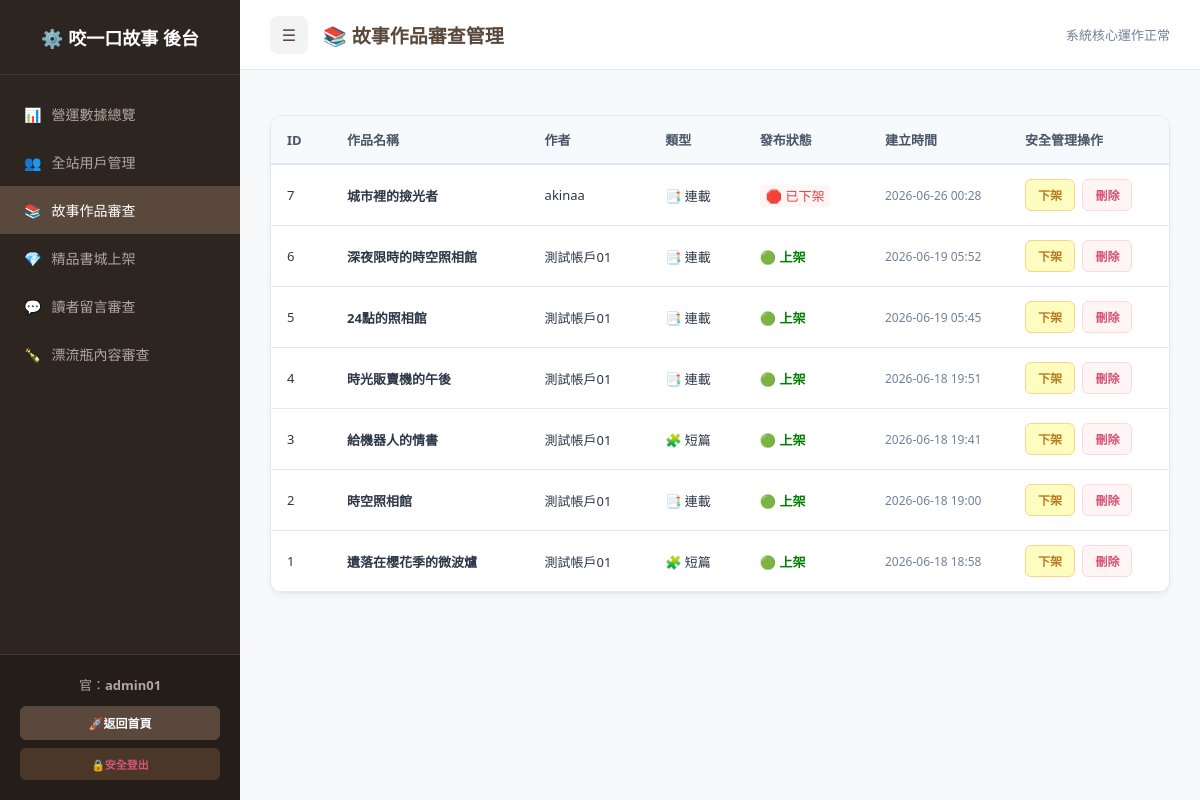
/期末報告/admin.php?page=stories (signed in), run on the app's committed database.
### tables this page shows
CREATE TABLE `users` (
  `id` int(11) NOT NULL,
  `username` varchar(50) NOT NULL,
  `nickname` varchar(50) NOT NULL,
  `email` varchar(100) NOT NULL,
  `password` varchar(255) NOT NULL,
  `role` enum('user','admin') NOT NULL DEFAULT 'user' COMMENT '權限角色',
  `is_muted` tinyint(1) NOT NULL DEFAULT 0 COMMENT '0=正常, 1=禁言',
  `is_contracted` tinyint(1) NOT NULL DEFAULT 0 COMMENT '0:一般作者, 1:簽約作者',
  `donuts` int(11) NOT NULL DEFAULT 0 COMMENT '甜甜圈點數',
  `wheat` int(11) NOT NULL DEFAULT 0 COMMENT '麥穗點數',
  `reset_token` varchar(255) DEFAULT NULL,
  `created_at` timestamp NOT NULL DEFAULT current_timestamp(),
  `avatar` varchar(255) DEFAULT 'https://i.pravatar.cc/100?img=47' COMMENT '大頭貼網址',
  `bio` text DEFAULT '喜歡溫暖的故事與夜晚的咖啡，每天讀一點點。' COMMENT '個人簡介',
  `exp` int(11) DEFAULT 0 COMMENT '經驗值',
  `level` int(11) DEFAULT 1 COMMENT '等級',
  `gender` varchar(10) DEFAULT '不公開',
  `genre` varchar(100) DEFAULT NULL,
  `show_gender` tinyint(1) DEFAULT 1,
  `show_genre` tinyint(1) DEFAULT 1,
  `show_stats` tinyint(1) DEFAULT 1,
  `signin_streak` int(11) DEFAULT 0,
  `total_signins` int(11) DEFAULT 0,
  `last_signin_date` date DEFAULT NULL
);

CREATE TABLE `stories` (
  `id` int(11) NOT NULL,
  `user_id` int(11) NOT NULL COMMENT '作者ID',
  `type` enum('single','serial') DEFAULT 'serial' COMMENT '作品類型: single短篇一發完, serial長篇連載',
  `title` varchar(100) NOT NULL,
  `intro` varchar(255) DEFAULT NULL COMMENT '一句話引文',
  `tags` varchar(255) DEFAULT NULL COMMENT '逗號分隔的標籤，例: 奇幻,愛情',
  `status` varchar(20) DEFAULT 'ongoing' COMMENT '故事狀態: ongoing連載中, completed已完結',
  `created_at` timestamp NOT NULL DEFAULT current_timestamp(),
  `cover_type` varchar(50) DEFAULT 'none' COMMENT 'none:無封面, upload:自訂上傳, style1~style10:內建風格',
  `cover_image` varchar(255) DEFAULT NULL COMMENT '上傳的圖片檔案路徑或內建風格的顏色/樣式設定'
);

### 期末報告/admin_db.php (called while the page is built, shortened)
<?php
require_once 'db.php';
$check_stmt = $pdo->prepare("SELECT role, username, nickname FROM users WHERE id = ?");
$check_stmt->execute([$_SESSION['user_id']]);
$current_admin = $check_stmt->fetch(PDO::FETCH_ASSOC);
$admin_display_name = !empty($current_admin['nickname']) ? $current_admin['nickname'] : $current_admin['username'];

### 期末報告/admin.php (the view, shortened to what this page needs)
<?php
require_once 'admin_db.php';
$page = $_GET['page'] ?? 'dashboard';
$stats = [];
$stories_list = [];
if ($page === 'dashboard') {
    $stats['total_users']   = $pdo->query("SELECT COUNT(*) FROM users")->fetchColumn();
    $stats['total_stories'] = $pdo->query("SELECT COUNT(*) FROM stories")->fetchColumn();
    $stats['total_donuts']  = $pdo->query("SELECT SUM(donuts) FROM users")->fetchColumn() ?? 0;
    $stats['total_mutes']   = $pdo->query("SELECT COUNT(*) FROM users WHERE is_muted = 1")->fetchColumn();
    $stats['total_comments'] = $pdo->query("SELECT COUNT(*) FROM chapter_annotations")->fetchColumn();
    $stats['total_bottles'] = $pdo->query("SELECT COUNT(*) FROM drifting_bottles")->fetchColumn();
    $stats['total_shop_books'] = $pdo->query("SELECT COUNT(*) FROM books")->fetchColumn();
    $stats['total_shop_chapters'] = $pdo->query("SELECT COUNT(*) FROM shop_book_chapters")->fetchColumn();
} elseif ($page === 'users') {
    $users_list = $pdo->query("SELECT id, username, nickname, email, role, is_muted, donuts, wheat FROM users ORDER BY id DESC")->fetchAll(PDO::FETCH_ASSOC);
} elseif ($page === 'stories') {
    $stories_list = $pdo->query("SELECT s.*, u.username, u.nickname FROM stories s JOIN users u ON s.user_id = u.id ORDER BY s.id DESC")->fetchAll(PDO::FETCH_ASSOC);
}
?>
<!DOCTYPE html>
<html lang="zh-Hant">
<head>
</head>
<body>
    <aside class="admin-sidebar" id="sidebar">
        <div>
            <div class="sidebar-brand"><span>⚙️ 咬一口故事 後台</span></div>
            <ul class="sidebar-menu">
                <li class="<?= $page === 'dashboard' ? 'active' : '' ?>"><a href="admin.php?page=dashboard">📊<span class="menu-text">營運數據總覽</span></a></li>
                <li class="<?= $page === 'users' ? 'active' : '' ?>"><a href="admin.php?page=users">👥<span class="menu-text">全站用戶管理</span></a></li>
                <li class="<?= $page === 'stories' ? 'active' : '' ?>"><a href="admin.php?page=stories">📚<span class="menu-text">故事作品審查</span></a></li>
                <li class="<?= $page === 'shop_books' ? 'active' : '' ?>"><a href="admin.php?page=shop_books">💎<span class="menu-text">精品書城上架</span></a></li>
                <li class="<?= $page === 'comments' ? 'active' : '' ?>"><a href="admin.php?page=comments">💬<span class="menu-text">讀者留言審查</span></a></li>
                <li class="<?= $page === 'bottles' ? 'active' : '' ?>"><a href="admin.php?page=bottles">🍾<span class="menu-text">漂流瓶內容審查</span></a></li>
            </ul>
        </div>
        <div class="sidebar-footer" style="padding: 20px; border-top: 1px solid #463830; font-size: 13px; color: #b3a7a0; background-color: #241d1a; text-align: center;">
            <div style="margin-bottom: 12px; white-space: nowrap; overflow: hidden;">官：<strong><?= htmlspecialchars($admin_display_name ?? '管理員') ?></strong></div>
            <a href="index.php" style="display: block; background-color: var(--admin-primary); color: #fff; text-decoration: none; padding: 8px; border-radius: 6px; margin-bottom: 8px; font-weight: bold; font-size: 12px;">🚀<span>返回首頁</span></a>
            <a href="logout.php" style="display: block; background-color: #4a3728; color: #d6557a; text-decoration: none; padding: 8px; border-radius: 6px; font-weight: bold; font-size: 11px;" onclick="return confirm('確定要安全登出嗎？')">🔒<span>安全登出</span></a>
        </div>
    </aside>
    <main class="admin-main">
        <header class="admin-header">
            <div style="display: flex; align-items: center;">
                <button class="toggle-sidebar-btn" id="toggleSidebar" title="展開/折疊側邊欄">☰</button>
                <h2 style="color: var(--admin-primary); font-size: 19px;">
                    <?php
                        if($page === 'stories') echo "📚 故事作品審查管理";
                    ?>
                </h2>
            </div>
            <span style="font-size: 13px; color: #718096;">系統核心運作正常</span>
        </header>
        <div class="admin-container">
            <?php if($page === 'dashboard'): ?>
                <div style="display: grid; grid-template-columns: repeat(4, 1fr); gap: 20px; margin-bottom: 24px;">
                    <div class="stat-card" style="border-left: 4px solid #4a5568;">
                        <h3 style="color: #4a5568;">👥 註冊會員總數</h3>
                        <div class="value" style="color: #2d3748;"><?= $stats['total_users'] ?? 0 ?> 人</div>
                    </div>
                    <div class="stat-card" style="border-left: 4px solid #4c51bf;">
                        <h3 style="color: #4c51bf;">📚 全站連載故事</h3>
                        <div class="value" style="color: #4c51bf;"><?= $stats['total_stories'] ?? 0 ?> 部</div>
                    </div>
                    <div class="stat-card" style="border-left: 4px solid #b7791f;">
                        <h3 style="color: #b7791f;">💎 精品書城總數</h3>
                        <div class="value" style="color: #b7791f;"><?= $stats['total_shop_books'] ?? 0 ?> 本</div>
                    </div>
                    <div class="stat-card" style="border-left: 4px solid #319795;">
                        <h3 style="color: #319795;">📖 精品總章節數</h3>
                        <div class="value" style="color: #319795;"><?= $stats['total_shop_chapters'] ?? 0 ?> 章</div>
                    </div>
                    <div class="stat-card" style="border-left: 4px solid #2b6cb0;">
                        <h3 style="color: #2b6cb0;">🍾 流通漂流瓶數</h3>
                        <div class="value" style="color: #2b6cb0;"><?= $stats['total_bottles'] ?? 0 ?> 個</div>
                    </div>
                    <div class="stat-card" style="border-left: 4px solid #dd6b20;">
                        <h3 style="color: #dd6b20;">🍩 讀者甜甜圈總量</h3>
                        <div class="value" style="color: #2d3748;"><?= number_format($stats['total_donuts'] ?? 0) ?> 個</div>
                    </div>
                    <div class="stat-card" style="border-left: 4px solid #38a169;">
                        <h3 style="color: #38a169;">💬 全站讀者留言</h3>
                        <div class="value" style="color: #2d3748;"><?= $stats['total_comments'] ?? 0 ?> 則</div>
                    </div>
                    <div class="stat-card" style="border-left: 4px solid #e53e3e;">
                        <h3 style="color: #e53e3e;">⚠️ 遭禁言讀者</h3>
                        <div class="value" style="color: #e53e3e;"><?= $stats['total_mutes'] ?? 0 ?> 人</div>
                    </div>
                </div>
            <?php elseif($page === 'stories'): ?>
                <div class="table-responsive">
                    <table class="admin-table">
                        <thead>
                            <tr>
                                <th style="width: 60px;">ID</th>
                                <th>作品名稱</th>
                                <th>作者</th>
                                <th>類型</th>
                                <th>發布狀態</th>
                                <th style="width: 140px;">建立時間</th>
                                <th style="width: 160px;">安全管理操作</th>
                            </tr>
                        </thead>
                        <tbody>
                            <?php foreach($stories_list as $s): ?>
                            <tr>
                                <td><?= $s['id'] ?></td>
                                <td><strong><?= htmlspecialchars($s['title']) ?></strong></td>
                                <td><?= htmlspecialchars(!empty($s['nickname']) ? $s['nickname'] : $s['username']) ?></td>
                                <td><?= $s['type'] === 'single' ? '🧩 短篇' : '📑 連載' ?></td>
                                <td>
                                    <?php if($s['status'] === 'published'): ?>
                                        <span style="color:green; font-weight:bold;">🟢 上架</span>
                                    <?php else: ?>
                                        <span style="color:#e53e3e; background:#fff5f5; padding:2px 6px; border-radius:4px; font-weight:500;">🛑 已下架</span>
                                    <?php endif; ?>
                                </td>
                                <td style="font-size:12px; color:#718096;"><?= substr($s['created_at'], 0, 16) ?></td>
                                <td>
                                    <?php if($s['status'] === 'published' || $s['status'] === 'ongoing'): ?>
                                        <form method="POST" style="display:inline-block; margin-right: 4px;">
                                            <button type="submit" class="btn btn-warn" onclick="return confirm('確定要行政下架這部作品嗎？')">下架</button>
                                        </form>
                                    <?php endif; ?>
                                    <form method="POST" style="display:inline-block;" onsubmit="return confirm('☠️ 警告：此動作將從資料庫永久刪除這部故事且無法復原，繼續嗎？');">
                                        <button type="submit" class="btn btn-danger">刪除</button>
                                    </form>
                                </td>
                            </tr>
                            <?php endforeach; ?>
                        </tbody>
                    </table>
                </div>
            <?php endif; ?>
        </div>
    </main>
</body>
</html>

### 期末報告/admin.php (style rules this page uses)
:root { --admin-primary: #5A483C; --admin-bg: #f8f9fa; --sidebar-width: 240px; --sidebar-collapsed-width: 70px; --card-shadow: 0 4px 6px rgba(0,0,0,0.05); --border-color: #e2e8f0; --danger: #D6557A; --success: #2b6cb0; }
* { box-sizing: border-box; font-family: system-ui, sans-serif; margin: 0; padding: 0; }
body { background-color: var(--admin-bg); display: flex; height: 100vh; overflow: hidden; }
.admin-sidebar { width: var(--sidebar-width); background-color: #2D2520; color: #fff; display: flex; flex-direction: column; justify-content: space-between; transition: width 0.3s cubic-bezier(0.4, 0, 0.2, 1); position: relative; z-index: 10; }
.sidebar-brand { padding: 24px; font-size: 18px; font-weight: bold; border-bottom: 1px solid #463830; text-align: center; white-space: nowrap; overflow: hidden; text-overflow: ellipsis; }
.sidebar-menu { list-style: none; padding: 15px 0; overflow-x: hidden; }
.sidebar-menu a { display: flex; align-items: center; padding: 14px 24px; color: #b3a7a0; text-decoration: none; font-size: 14px; transition: all 0.2s; white-space: nowrap; }
.sidebar-menu a span.menu-text { margin-left: 10px; transition: opacity 0.2s; }
.sidebar-menu a:hover, .sidebar-menu li.active a { color: #fff; background-color: var(--admin-primary); }
.admin-main { flex: 1; display: flex; flex-direction: column; overflow: hidden; }
.admin-header { background-color: #fff; height: 70px; border-bottom: 1px solid var(--border-color); display: flex; align-items: center; justify-content: space-between; padding: 0 30px; }
.toggle-sidebar-btn { background: #f1f3f5; border: none; width: 38px; height: 38px; border-radius: 8px; cursor: pointer; display: flex; align-items: center; justify-content: center; font-size: 16px; margin-right: 15px; color: var(--admin-primary); transition: background 0.2s; }
.admin-container { padding: 30px; flex: 1; overflow-y: auto; }
.table-responsive { background: #fff; border-radius: 12px; box-shadow: var(--card-shadow); border: 1px solid var(--border-color); overflow: hidden; margin-top: 15px; }
.admin-table { width: 100%; border-collapse: collapse; text-align: left; font-size: 13px; }
.admin-table th { background-color: #f7fafc; color: #4a5568; padding: 14px 16px; font-weight: 600; border-bottom: 2px solid var(--border-color); }
.admin-table td { padding: 14px 16px; color: #2d3748; border-bottom: 1px solid var(--border-color); vertical-align: middle; }
.btn { padding: 6px 12px; border-radius: 6px; border: none; cursor: pointer; font-size: 12px; font-weight: bold; transition: background 0.2s; text-decoration: none; display: inline-block; }
.btn-danger { background-color: #fff5f5; color: var(--danger); border: 1px solid #fed7e2; }
.btn-warn { color: #b7791f; border: 1px solid #fbd38d; background-color: #fefcbf; }

### data on the page
users: username "admin01"
stories: id "7", title "城市裡的撿光者", user.nickname "akinaa", type "📑 連載", status "🛑 已下架", created_at "2026-06-26 00:28"
stories: id "6", title "深夜限時的時空照相館", user.nickname "測試帳戶01", type "📑 連載", status "🟢 上架", created_at "2026-06-19 05:52"
stories: id "5", title "24點的照相館", user.nickname "測試帳戶01", type "📑 連載", status "🟢 上架", created_at "2026-06-19 05:45"
stories: id "4", title "時光販賣機的午後", user.nickname "測試帳戶01", type "📑 連載", status "🟢 上架", created_at "2026-06-18 19:51"
stories: id "3", title "給機器人的情書", user.nickname "測試帳戶01", type "🧩 短篇", status "🟢 上架", created_at "2026-06-18 19:41"
stories: id "2", title "時空照相館", user.nickname "測試帳戶01", type "📑 連載", status "🟢 上架", created_at "2026-06-18 19:00"
stories: id "1", title "遺落在櫻花季的微波爐", user.nickname "測試帳戶01", type "🧩 短篇", status "🟢 上架", created_at "2026-06-18 18:58"
